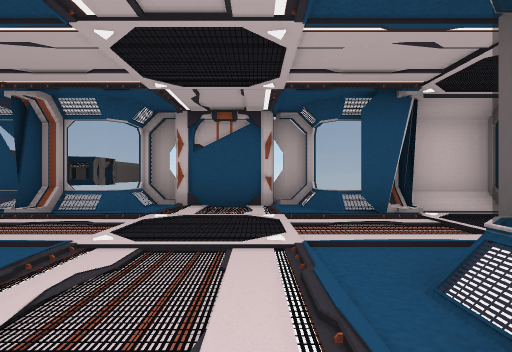
View 1 (above)

24 first-person views from a walk through a scene from a Unity 3-D project. The camera is 1.2 m above the floor, looks level and sees 80° across. The floor is counted in squares, 2 m on a side. Each view is taken from the middle of a square. On the plan, view 1 faces up. The plan holds only what a view shows up to about 9 squares ahead; the rest is blank. The place goes on beyond the plan. The player character is not drawn.

View 2
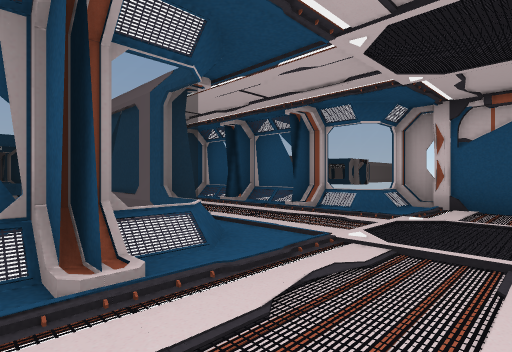

View 3
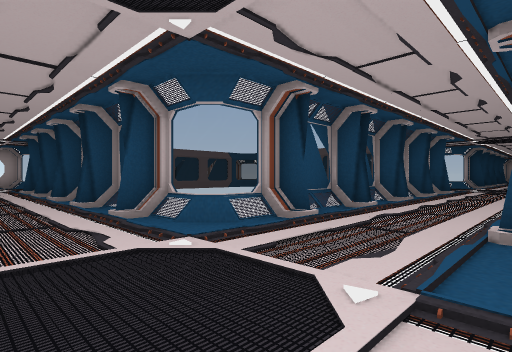

View 4
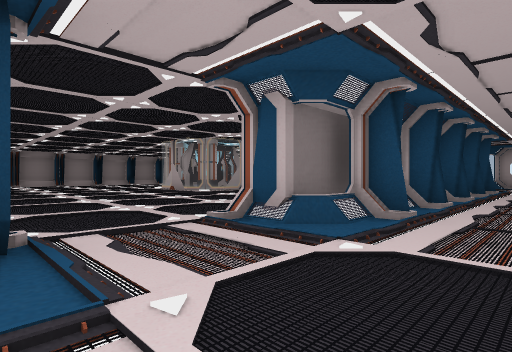

View 5
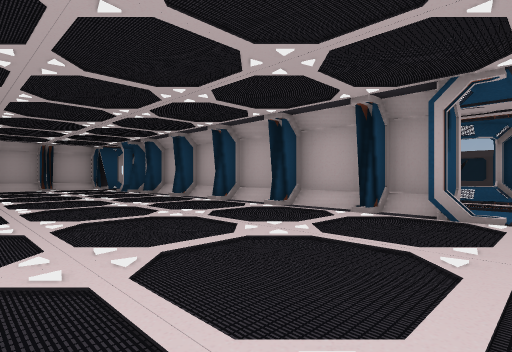

View 6
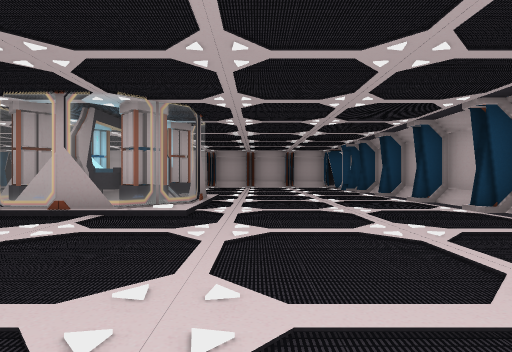

View 7
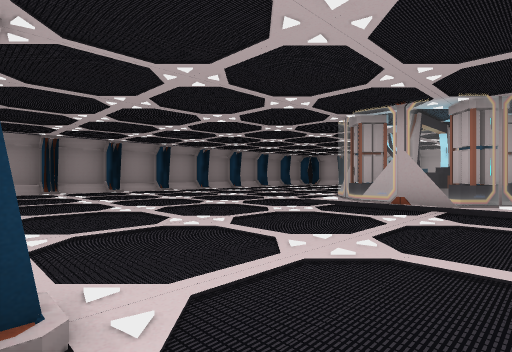

View 8
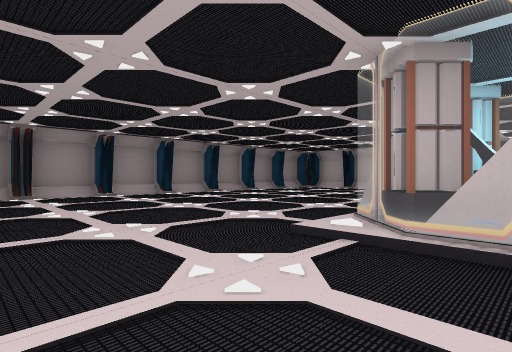

View 9
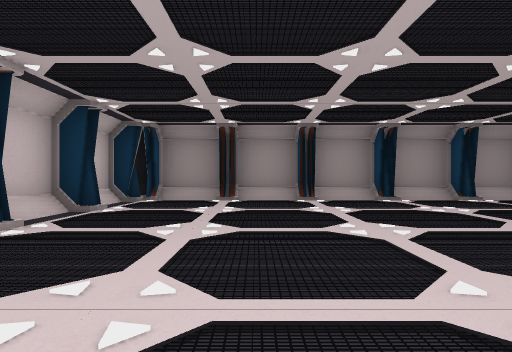

View 10
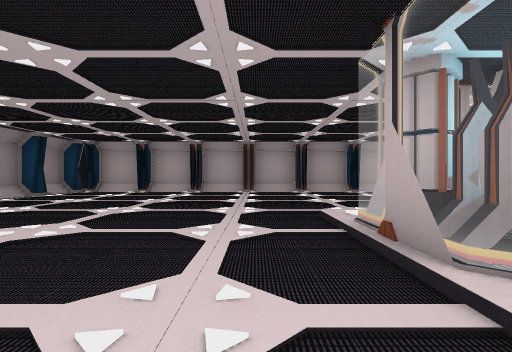

View 11
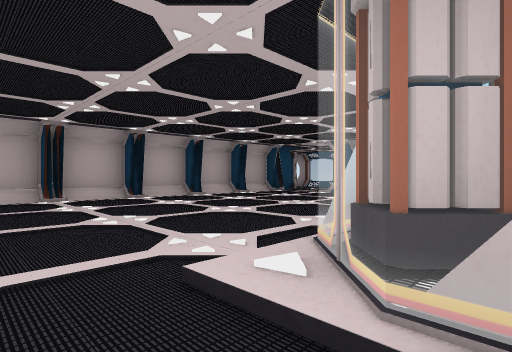

View 12
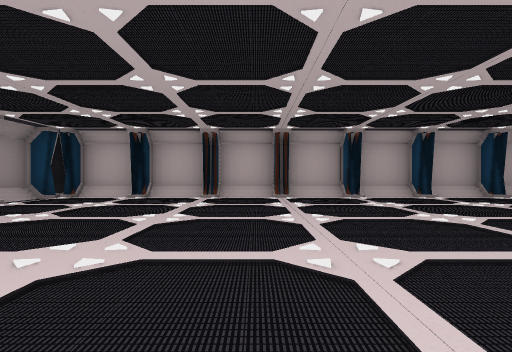

View 13
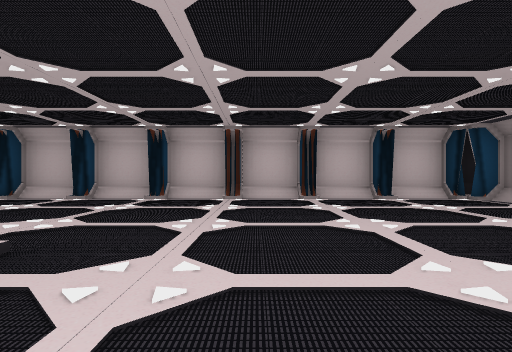

View 14
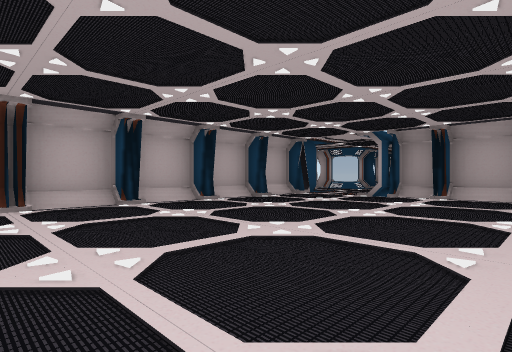

View 15
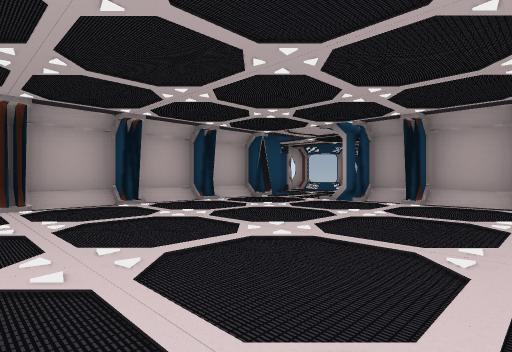

View 16
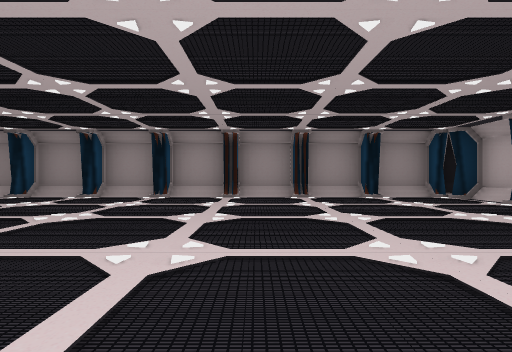

View 17
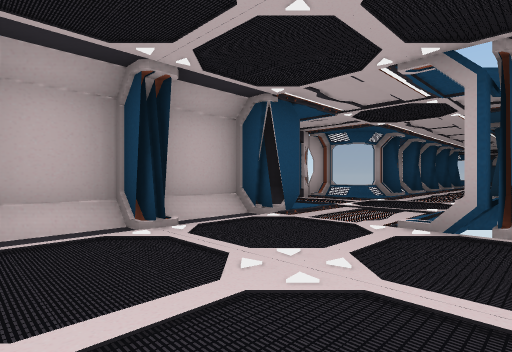

View 18
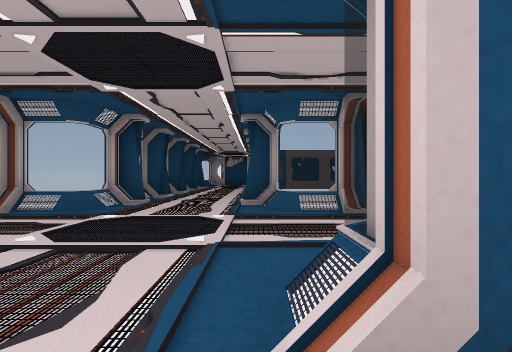

View 19
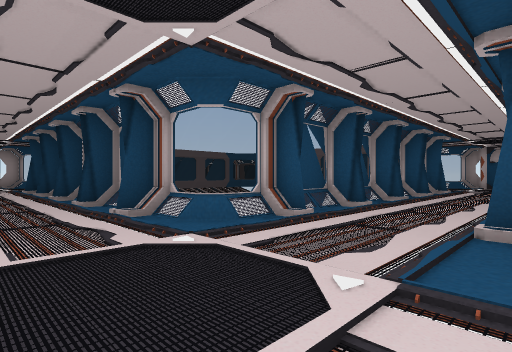

View 20
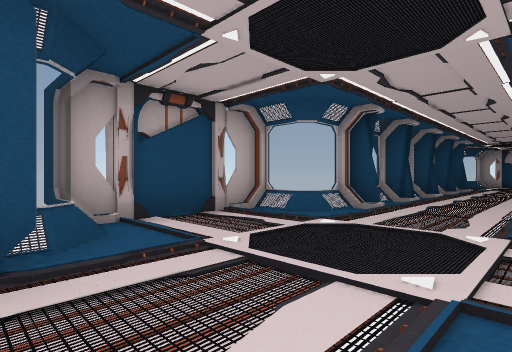

View 21
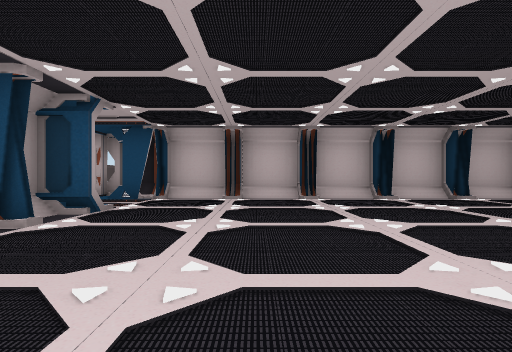

View 22
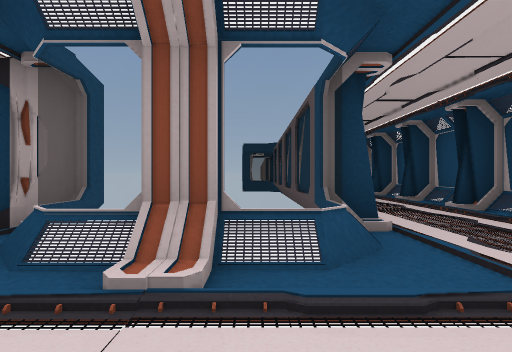

View 23
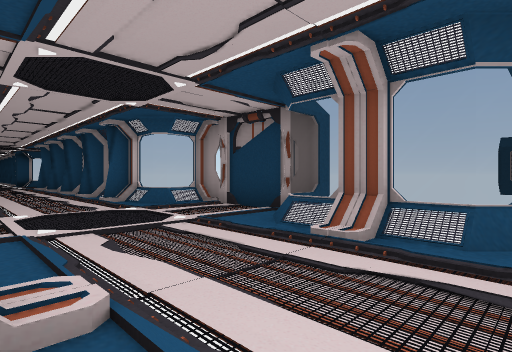

View 24
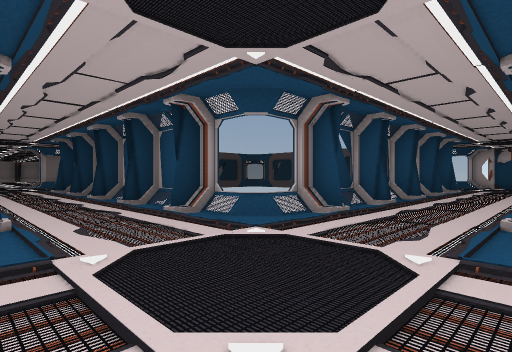

### Floor plan
Key: @ floor where view 1 was taken; # wall or solid block; . main floor; : floor 0.25 m higher than the main floor; / step, stairs or slope; = window, fence, low wall or low ledge; O other object.
Columns run from 16 left of view 1 to 19 right of it. Each row starts with its distance up from view 1.
 14  ..:#
 13  ..#
 12  ../=
 11  ..=.
 10 .....O
  9 .....O
  8 /../:
  7  ..==         O OO
  6 =../=    # #  =///=# ###############
  5 /...=##/#/#/#==...#.#.#.#.#.#.#.#..#
  4 ...................................#
  3 ...................................#
  2 ..../##/#/#/#/....#................#
  1  ../=    # # ==..=#................#
  0  ..#         #..@:#................#
 -1  ..#          #..=#.....=#=/.......#
 -2  ../         #...:#.....=##=.......#
 -3  ..#         ##..=#.....##=/.......#
 -4  ../         #...:#.....=#=/.......#
 -5  ..          ##..=#................#
 -6  ..          #...:#................#
 -7              ##..=#................#
 -8           ####=../=................#
 -9       #.#.#.#=...=/................#
-10       .............................#
-11        ............................#
-12         #####=.../##################
-13              #=..:#
-14                OO##

Positions as (right, up) in squares from view 1, and headings:
1: (0, 0), facing up
2: (0, 0), facing up-left
3: (0, 5), facing down-left
4: (-1, 5), facing down-right
5: (7, 3), facing down-left
6: (6, 4), facing down
7: (7, 5), facing down-right
8: (9, 2), facing down-right
9: (11, 2), facing right
10: (12, 0), facing down
11: (12, -3), facing down-left
12: (13, -3), facing down
13: (13, -3), facing up
14: (11, -5), facing down-left
15: (9, -5), facing down-left
16: (10, -6), facing right
17: (6, -8), facing down-left
18: (3, -9), facing left
19: (1, -11), facing up-left
20: (2, -9), facing down-left
21: (5, -3), facing up
22: (-15, 6), facing right
23: (-16, 5), facing up-right
24: (-16, 5), facing down-right
